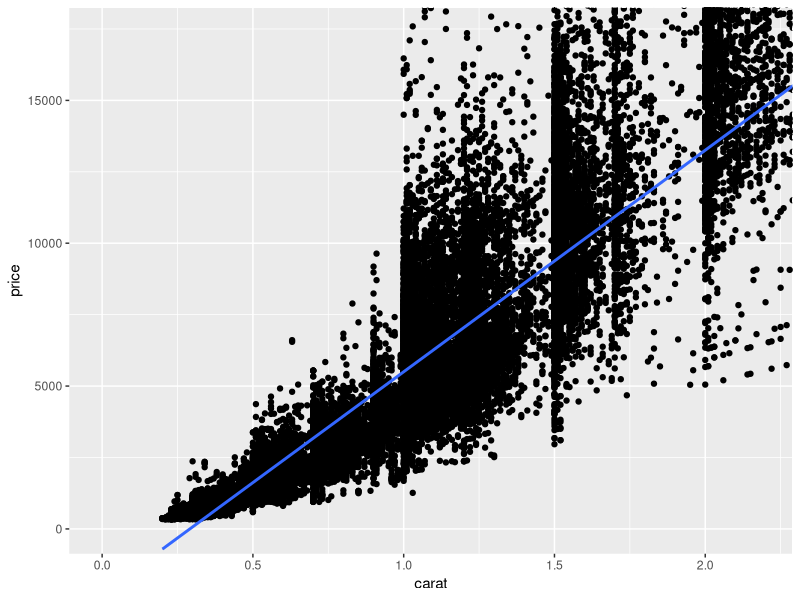
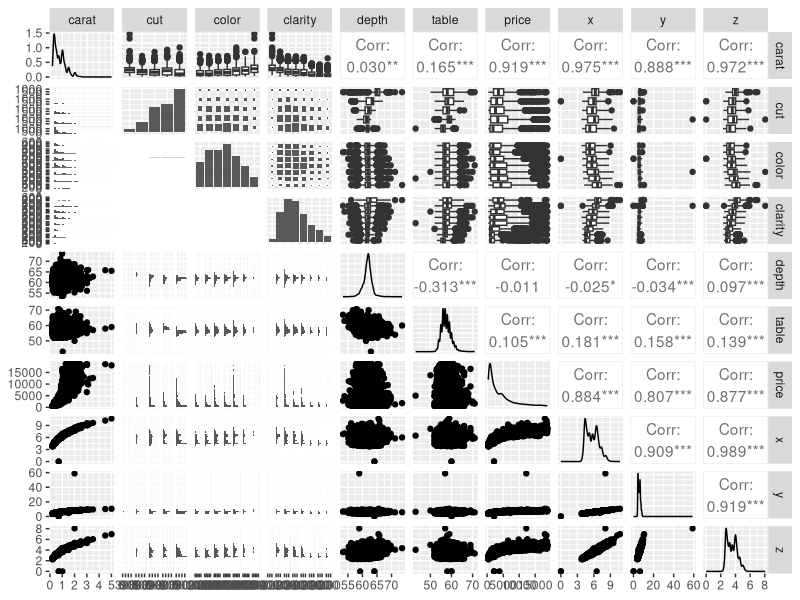

The R script that drew these images, in order:
## ---- chunk 1
data(diamonds)
library(ggplot2)

ggplot(data = diamonds, aes(x = carat, y = price)) +
  geom_point() +
  coord_cartesian(xlim = c(0, quantile(diamonds$carat, .99)),
                  ylim = c(0, quantile(diamonds$price, .99))) +
  stat_smooth(method = 'lm')
## ---- chunk 2
library(ggplot2)
library(GGally)
library(scales)
library(memisc)

# Sample.
set.seed(20171108)
diamond_samp <- diamonds[sample(1:length(diamonds$price), 10000),]
ggpairs(diamond_samp)
